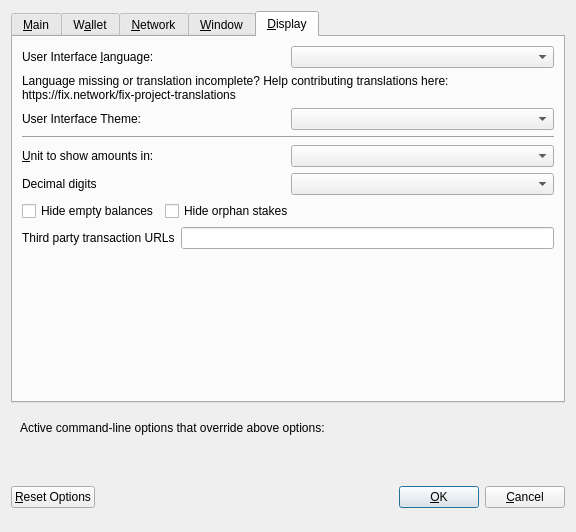
<?xml version="1.0" encoding="UTF-8"?>
<ui version="4.0">
 <class>OptionsDialog</class>
 <widget class="QDialog" name="OptionsDialog">
  <property name="geometry">
   <rect>
    <x>0</x>
    <y>0</y>
    <width>576</width>
    <height>532</height>
   </rect>
  </property>
  <property name="windowTitle">
   <string>Options</string>
  </property>
  <property name="modal">
   <bool>true</bool>
  </property>
  <layout class="QVBoxLayout" name="verticalLayout">
   <item>
    <widget class="QTabWidget" name="tabWidget">
     <property name="currentIndex">
      <number>4</number>
     </property>
     <widget class="QWidget" name="tabMain">
      <attribute name="title">
       <string>&amp;Main</string>
      </attribute>
      <layout class="QVBoxLayout" name="verticalLayout_Main">
       <item>
        <widget class="QCheckBox" name="bitcoinAtStartup">
         <property name="toolTip">
          <string>Automatically start FIX after logging in to the system.</string>
         </property>
         <property name="text">
          <string>&amp;Start FIX on system login</string>
         </property>
        </widget>
       </item>
       <item>
        <layout class="QHBoxLayout" name="horizontalLayout_2_Main">
         <item>
          <widget class="QLabel" name="databaseCacheLabel">
           <property name="text">
            <string>Size of &amp;database cache</string>
           </property>
           <property name="textFormat">
            <enum>Qt::PlainText</enum>
           </property>
           <property name="buddy">
            <cstring>databaseCache</cstring>
           </property>
          </widget>
         </item>
         <item>
          <widget class="QSpinBox" name="databaseCache"/>
         </item>
         <item>
          <widget class="QLabel" name="databaseCacheUnitLabel">
           <property name="text">
            <string>MB</string>
           </property>
           <property name="textFormat">
            <enum>Qt::PlainText</enum>
           </property>
          </widget>
         </item>
         <item>
          <spacer name="horizontalSpacer_2_Main">
           <property name="orientation">
            <enum>Qt::Horizontal</enum>
           </property>
           <property name="sizeHint" stdset="0">
            <size>
             <width>40</width>
             <height>20</height>
            </size>
           </property>
          </spacer>
         </item>
        </layout>
       </item>
       <item>
        <layout class="QHBoxLayout" name="horizontalLayout_3_Main">
         <item>
          <widget class="QLabel" name="threadsScriptVerifLabel">
           <property name="text">
            <string>Number of script &amp;verification threads</string>
           </property>
           <property name="textFormat">
            <enum>Qt::PlainText</enum>
           </property>
           <property name="buddy">
            <cstring>threadsScriptVerif</cstring>
           </property>
          </widget>
         </item>
         <item>
          <widget class="QSpinBox" name="threadsScriptVerif">
           <property name="toolTip">
            <string>(0 = auto, &lt;0 = leave that many cores free)</string>
           </property>
          </widget>
         </item>
         <item>
          <spacer name="horizontalSpacer_3_Main">
           <property name="orientation">
            <enum>Qt::Horizontal</enum>
           </property>
           <property name="sizeHint" stdset="0">
            <size>
             <width>40</width>
             <height>20</height>
            </size>
           </property>
          </spacer>
         </item>
        </layout>
       </item>
       <item>
        <spacer name="verticalSpacer_2">
         <property name="orientation">
          <enum>Qt::Vertical</enum>
         </property>
         <property name="sizeHint" stdset="0">
          <size>
           <width>20</width>
           <height>40</height>
          </size>
         </property>
        </spacer>
       </item>
       <item>
        <widget class="QCheckBox" name="checkBoxZeromintEnable">
         <property name="enabled">
          <bool>false</bool>
         </property>
         <property name="visible">
          <bool>false</bool>
         </property>
         <property name="toolTip">
          <string>Enable automatic minting of FIX units to zFIX</string>
         </property>
         <property name="layoutDirection">
          <enum>Qt::LeftToRight</enum>
         </property>
         <property name="text">
          <string>Enable zFIX Automint</string>
         </property>
        </widget>
       </item>
       <item>
        <layout class="QHBoxLayout" name="horizontalLayout_3">
         <item>
          <widget class="QLabel" name="percentage_label">
           <property name="visible">
            <bool>false</bool>
           </property>
           <property name="toolTip">
            <string>Percentage of incoming FIX which get automatically converted to zFIX via Zerocoin Protocol (min: 10%)</string>
           </property>
           <property name="text">
            <string>Percentage of autominted zFIX</string>
           </property>
          </widget>
         </item>
         <item>
          <widget class="QSpinBox" name="zeromintPercentage">
           <property name="visible">
            <bool>false</bool>
           </property>
           <property name="styleSheet">
            <string notr="true">background-color:rgb(70, 81, 86);
color:rgb(211, 215, 207);</string>
           </property>
           <property name="minimum">
            <number>1</number>
           </property>
           <property name="maximum">
            <number>100</number>
           </property>
          </widget>
         </item>
        </layout>
       </item>
       <item>
        <layout class="QHBoxLayout" name="horizontalLayout" stretch="0,0">
         <property name="sizeConstraint">
          <enum>QLayout::SetFixedSize</enum>
         </property>
         <item>
          <widget class="QLabel" name="labelPreferredDenom">
           <property name="maximumSize">
            <size>
             <width>16777215</width>
             <height>16777215</height>
            </size>
           </property>
           <property name="visible">
            <bool>false</bool>
           </property>
           <property name="toolTip">
            <string>Wait with automatic conversion to Zerocoin until enough FIX for this denomination is available</string>
           </property>
           <property name="text">
            <string>Preferred Automint zFIX Denomination</string>
           </property>
          </widget>
         </item>
         <item>
          <widget class="QComboBox" name="preferredDenom">
           <property name="maximumSize">
            <size>
             <width>16777215</width>
             <height>27</height>
            </size>
           </property>
           <property name="visible">
            <bool>false</bool>
           </property>
           <property name="toolTip">
            <string>Wait with automatic conversion to Zerocoin until enough FIX for this denomination is available</string>
           </property>
           <property name="maxVisibleItems">
            <number>9</number>
           </property>
           <property name="maxCount">
            <number>9</number>
           </property>
          </widget>
         </item>
        </layout>
       </item>
      </layout>
     </widget>
     <widget class="QWidget" name="tabWallet">
      <attribute name="title">
       <string>W&amp;allet</string>
      </attribute>
      <layout class="QVBoxLayout" name="verticalLayout_Wallet">
       <item>
        <layout class="QHBoxLayout" name="horizontalLayout_2_Wallet">
         <item>
          <widget class="QLabel" name="labelStakeSplitThresholdText">
           <property name="text">
            <string>Stake split threshold:</string>
           </property>
          </widget>
         </item>
         <item>
          <widget class="QSpinBox" name="spinBoxStakeSplitThreshold">
           <property name="minimum">
            <number>1</number>
           </property>
           <property name="maximum">
            <number>999999</number>
           </property>
          </widget>
         </item>
        </layout>
       </item>
       <item>
        <widget class="QGroupBox" name="groupBox">
         <property name="title">
          <string>Expert</string>
         </property>
         <layout class="QVBoxLayout" name="verticalLayout_2">
          <item>
           <widget class="QCheckBox" name="coinControlFeatures">
            <property name="enabled">
             <bool>true</bool>
            </property>
            <property name="toolTip">
             <string>Whether to show coin control features or not.</string>
            </property>
            <property name="text">
             <string>Enable coin &amp;control features</string>
            </property>
           </widget>
          </item>
          <item>
           <widget class="QCheckBox" name="showMasternodesTab">
            <property name="toolTip">
             <string>Show additional tab listing all your masternodes in first sub-tab&lt;br/&gt;and all masternodes on the network in second sub-tab.</string>
            </property>
            <property name="text">
             <string>Show Masternodes Tab</string>
            </property>
           </widget>
          </item>
          <item>
           <widget class="QCheckBox" name="spendZeroConfChange">
            <property name="toolTip">
             <string>If you disable the spending of unconfirmed change, the change from a transaction&lt;br/&gt;cannot be used until that transaction has at least one confirmation.&lt;br/&gt;This also affects how your balance is computed.</string>
            </property>
            <property name="text">
             <string>&amp;Spend unconfirmed change</string>
            </property>
           </widget>
          </item>
         </layout>
        </widget>
       </item>
       <item>
        <spacer name="verticalSpacer_Wallet">
         <property name="orientation">
          <enum>Qt::Vertical</enum>
         </property>
         <property name="sizeHint" stdset="0">
          <size>
           <width>20</width>
           <height>40</height>
          </size>
         </property>
        </spacer>
       </item>
      </layout>
     </widget>
     <widget class="QWidget" name="tabNetwork">
      <attribute name="title">
       <string>&amp;Network</string>
      </attribute>
      <layout class="QVBoxLayout" name="verticalLayout_Network">
       <item>
        <widget class="QCheckBox" name="mapPortUpnp">
         <property name="toolTip">
          <string>Automatically open the FIX client port on the router. This only works when your router supports UPnP and it is enabled.</string>
         </property>
         <property name="text">
          <string>Map port using &amp;UPnP</string>
         </property>
        </widget>
       </item>
       <item>
        <widget class="QCheckBox" name="allowIncoming">
         <property name="toolTip">
          <string>Accept connections from outside</string>
         </property>
         <property name="text">
          <string>Allow incoming connections</string>
         </property>
        </widget>
       </item>
       <item>
        <widget class="QCheckBox" name="connectSocks">
         <property name="toolTip">
          <string>Connect to the FIX network through a SOCKS5 proxy.</string>
         </property>
         <property name="text">
          <string>&amp;Connect through SOCKS5 proxy (default proxy):</string>
         </property>
        </widget>
       </item>
       <item>
        <layout class="QHBoxLayout" name="horizontalLayout_1_Network">
         <item>
          <widget class="QLabel" name="proxyIpLabel">
           <property name="text">
            <string>Proxy &amp;IP:</string>
           </property>
           <property name="textFormat">
            <enum>Qt::PlainText</enum>
           </property>
           <property name="buddy">
            <cstring>proxyIp</cstring>
           </property>
          </widget>
         </item>
         <item>
          <widget class="QValidatedLineEdit" name="proxyIp">
           <property name="minimumSize">
            <size>
             <width>140</width>
             <height>0</height>
            </size>
           </property>
           <property name="maximumSize">
            <size>
             <width>140</width>
             <height>16777215</height>
            </size>
           </property>
           <property name="toolTip">
            <string>IP address of the proxy (e.g. IPv4: 127.0.0.1 / IPv6: ::1)</string>
           </property>
          </widget>
         </item>
         <item>
          <widget class="QLabel" name="proxyPortLabel">
           <property name="text">
            <string>&amp;Port:</string>
           </property>
           <property name="textFormat">
            <enum>Qt::PlainText</enum>
           </property>
           <property name="buddy">
            <cstring>proxyPort</cstring>
           </property>
          </widget>
         </item>
         <item>
          <widget class="QLineEdit" name="proxyPort">
           <property name="minimumSize">
            <size>
             <width>55</width>
             <height>0</height>
            </size>
           </property>
           <property name="maximumSize">
            <size>
             <width>55</width>
             <height>16777215</height>
            </size>
           </property>
           <property name="toolTip">
            <string>Port of the proxy (e.g. 9050)</string>
           </property>
          </widget>
         </item>
         <item>
          <spacer name="horizontalSpacer_1_Network">
           <property name="orientation">
            <enum>Qt::Horizontal</enum>
           </property>
           <property name="sizeHint" stdset="0">
            <size>
             <width>40</width>
             <height>20</height>
            </size>
           </property>
          </spacer>
         </item>
        </layout>
       </item>
       <item>
        <spacer name="verticalSpacer_Network">
         <property name="orientation">
          <enum>Qt::Vertical</enum>
         </property>
         <property name="sizeHint" stdset="0">
          <size>
           <width>20</width>
           <height>40</height>
          </size>
         </property>
        </spacer>
       </item>
      </layout>
     </widget>
     <widget class="QWidget" name="tabWindow">
      <attribute name="title">
       <string>&amp;Window</string>
      </attribute>
      <layout class="QVBoxLayout" name="verticalLayout_Window">
       <item>
        <widget class="QCheckBox" name="minimizeToTray">
         <property name="toolTip">
          <string>Show only a tray icon after minimizing the window.</string>
         </property>
         <property name="text">
          <string>&amp;Minimize to the tray instead of the taskbar</string>
         </property>
        </widget>
       </item>
       <item>
        <widget class="QCheckBox" name="minimizeOnClose">
         <property name="toolTip">
          <string>Minimize instead of exit the application when the window is closed. When this option is enabled, the application will be closed only after selecting Quit in the menu.</string>
         </property>
         <property name="text">
          <string>M&amp;inimize on close</string>
         </property>
        </widget>
       </item>
       <item>
        <spacer name="verticalSpacer_Window">
         <property name="orientation">
          <enum>Qt::Vertical</enum>
         </property>
         <property name="sizeHint" stdset="0">
          <size>
           <width>20</width>
           <height>40</height>
          </size>
         </property>
        </spacer>
       </item>
      </layout>
     </widget>
     <widget class="QWidget" name="tabDisplay">
      <attribute name="title">
       <string>&amp;Display</string>
      </attribute>
      <layout class="QVBoxLayout" name="verticalLayout_Display">
       <item>
        <layout class="QHBoxLayout" name="horizontalLayout_1_Display">
         <item>
          <widget class="QLabel" name="langLabel">
           <property name="text">
            <string>User Interface &amp;language:</string>
           </property>
           <property name="textFormat">
            <enum>Qt::PlainText</enum>
           </property>
           <property name="buddy">
            <cstring>lang</cstring>
           </property>
          </widget>
         </item>
         <item>
          <widget class="QValueComboBox" name="lang">
           <property name="toolTip">
            <string>The user interface language can be set here. This setting will take effect after restarting FIX.</string>
           </property>
          </widget>
         </item>
        </layout>
       </item>
       <item>
        <widget class="QLabel" name="label_3">
         <property name="toolTip">
          <string notr="true"/>
         </property>
         <property name="statusTip">
          <string notr="true"/>
         </property>
         <property name="whatsThis">
          <string notr="true"/>
         </property>
         <property name="accessibleName">
          <string notr="true"/>
         </property>
         <property name="text">
          <string>Language missing or translation incomplete? Help contributing translations here:
https://fix.network/fix-project-translations</string>
         </property>
         <property name="wordWrap">
          <bool>true</bool>
         </property>
         <property name="openExternalLinks">
          <bool>true</bool>
         </property>
         <property name="textInteractionFlags">
          <set>Qt::TextBrowserInteraction</set>
         </property>
        </widget>
       </item>
       <item>
        <layout class="QHBoxLayout" name="horizontalLayout_2_Display" stretch="0,0">
         <item>
          <widget class="QLabel" name="themeLabel">
           <property name="text">
            <string>User Interface Theme:</string>
           </property>
          </widget>
         </item>
         <item>
          <widget class="QValueComboBox" name="theme"/>
         </item>
        </layout>
       </item>
       <item>
        <widget class="Line" name="line">
         <property name="orientation">
          <enum>Qt::Horizontal</enum>
         </property>
        </widget>
       </item>
       <item>
        <layout class="QHBoxLayout" name="horizontalLayout_3_Display">
         <item>
          <widget class="QLabel" name="unitLabel">
           <property name="text">
            <string>&amp;Unit to show amounts in:</string>
           </property>
           <property name="textFormat">
            <enum>Qt::PlainText</enum>
           </property>
           <property name="buddy">
            <cstring>unit</cstring>
           </property>
          </widget>
         </item>
         <item>
          <widget class="QValueComboBox" name="unit">
           <property name="toolTip">
            <string>Choose the default subdivision unit to show in the interface and when sending coins.</string>
           </property>
          </widget>
         </item>
        </layout>
       </item>
       <item>
        <layout class="QHBoxLayout" name="horizontalLayout_4_Display">
         <item>
          <widget class="QLabel" name="digitsLabel">
           <property name="text">
            <string>Decimal digits</string>
           </property>
          </widget>
         </item>
         <item>
          <widget class="QValueComboBox" name="digits"/>
         </item>
        </layout>
       </item>
       <item>
        <layout class="QHBoxLayout" name="horizontalLayout_5_Display">
         <item>
          <widget class="QCheckBox" name="checkBoxHideZeroBalances">
           <property name="toolTip">
            <string>Hide empty balances</string>
           </property>
           <property name="layoutDirection">
            <enum>Qt::LeftToRight</enum>
           </property>
           <property name="text">
            <string>Hide empty balances</string>
           </property>
          </widget>
         </item>
         <item>
          <widget class="QCheckBox" name="checkBoxHideOrphans">
           <property name="toolTip">
            <string>Hide orphan stakes in transaction lists</string>
           </property>
           <property name="text">
            <string>Hide orphan stakes</string>
           </property>
          </widget>
         </item>
         <item>
          <spacer name="horizontalSpacer">
           <property name="orientation">
            <enum>Qt::Horizontal</enum>
           </property>
           <property name="sizeHint" stdset="0">
            <size>
             <width>40</width>
             <height>20</height>
            </size>
           </property>
          </spacer>
         </item>
        </layout>
       </item>
       <item>
        <layout class="QHBoxLayout" name="horizontalLayout_6_Display">
         <item>
          <widget class="QLabel" name="thirdPartyTxUrlsLabel">
           <property name="toolTip">
            <string>Third party URLs (e.g. a block explorer) that appear in the transactions tab as context menu items. %s in the URL is replaced by transaction hash. Multiple URLs are separated by vertical bar |.</string>
           </property>
           <property name="text">
            <string>Third party transaction URLs</string>
           </property>
           <property name="buddy">
            <cstring>thirdPartyTxUrls</cstring>
           </property>
          </widget>
         </item>
         <item>
          <widget class="QLineEdit" name="thirdPartyTxUrls">
           <property name="toolTip">
            <string>Third party URLs (e.g. a block explorer) that appear in the transactions tab as context menu items. %s in the URL is replaced by transaction hash. Multiple URLs are separated by vertical bar |.</string>
           </property>
          </widget>
         </item>
        </layout>
       </item>
       <item>
        <spacer name="verticalSpacer">
         <property name="orientation">
          <enum>Qt::Vertical</enum>
         </property>
         <property name="sizeHint" stdset="0">
          <size>
           <width>20</width>
           <height>40</height>
          </size>
         </property>
        </spacer>
       </item>
      </layout>
     </widget>
    </widget>
   </item>
   <item>
    <widget class="QFrame" name="frame">
     <layout class="QVBoxLayout" name="verticalLayout_Bottom">
      <item>
       <layout class="QHBoxLayout" name="horizontalLayout_Bottom">
        <item>
         <widget class="QLabel" name="overriddenByCommandLineInfoLabel">
          <property name="text">
           <string>Active command-line options that override above options:</string>
          </property>
          <property name="textFormat">
           <enum>Qt::PlainText</enum>
          </property>
         </widget>
        </item>
        <item>
         <spacer name="horizontalSpacer_Bottom">
          <property name="orientation">
           <enum>Qt::Horizontal</enum>
          </property>
          <property name="sizeHint" stdset="0">
           <size>
            <width>40</width>
            <height>20</height>
           </size>
          </property>
         </spacer>
        </item>
       </layout>
      </item>
      <item>
       <widget class="QLabel" name="overriddenByCommandLineLabel">
        <property name="text">
         <string/>
        </property>
        <property name="textFormat">
         <enum>Qt::PlainText</enum>
        </property>
        <property name="wordWrap">
         <bool>true</bool>
        </property>
       </widget>
      </item>
     </layout>
    </widget>
   </item>
   <item>
    <layout class="QHBoxLayout" name="horizontalLayout_Buttons">
     <item>
      <widget class="QPushButton" name="resetButton">
       <property name="toolTip">
        <string>Reset all client options to default.</string>
       </property>
       <property name="text">
        <string>&amp;Reset Options</string>
       </property>
       <property name="autoDefault">
        <bool>false</bool>
       </property>
      </widget>
     </item>
     <item>
      <spacer name="horizontalSpacer_1">
       <property name="orientation">
        <enum>Qt::Horizontal</enum>
       </property>
       <property name="sizeHint" stdset="0">
        <size>
         <width>40</width>
         <height>48</height>
        </size>
       </property>
      </spacer>
     </item>
     <item>
      <widget class="QLabel" name="statusLabel">
       <property name="minimumSize">
        <size>
         <width>200</width>
         <height>0</height>
        </size>
       </property>
       <property name="font">
        <font>
         <weight>75</weight>
         <bold>true</bold>
        </font>
       </property>
       <property name="text">
        <string/>
       </property>
       <property name="textFormat">
        <enum>Qt::PlainText</enum>
       </property>
       <property name="wordWrap">
        <bool>true</bool>
       </property>
      </widget>
     </item>
     <item>
      <spacer name="horizontalSpacer_2">
       <property name="orientation">
        <enum>Qt::Horizontal</enum>
       </property>
       <property name="sizeHint" stdset="0">
        <size>
         <width>40</width>
         <height>48</height>
        </size>
       </property>
      </spacer>
     </item>
     <item>
      <widget class="QPushButton" name="okButton">
       <property name="text">
        <string>&amp;OK</string>
       </property>
       <property name="autoDefault">
        <bool>false</bool>
       </property>
       <property name="default">
        <bool>true</bool>
       </property>
      </widget>
     </item>
     <item>
      <widget class="QPushButton" name="cancelButton">
       <property name="text">
        <string>&amp;Cancel</string>
       </property>
       <property name="autoDefault">
        <bool>false</bool>
       </property>
      </widget>
     </item>
    </layout>
   </item>
  </layout>
 </widget>
 <customwidgets>
  <customwidget>
   <class>QValidatedLineEdit</class>
   <extends>QLineEdit</extends>
   <header>qvalidatedlineedit.h</header>
  </customwidget>
  <customwidget>
   <class>QValueComboBox</class>
   <extends>QComboBox</extends>
   <header>qvaluecombobox.h</header>
  </customwidget>
 </customwidgets>
 <resources/>
 <connections/>
</ui>
